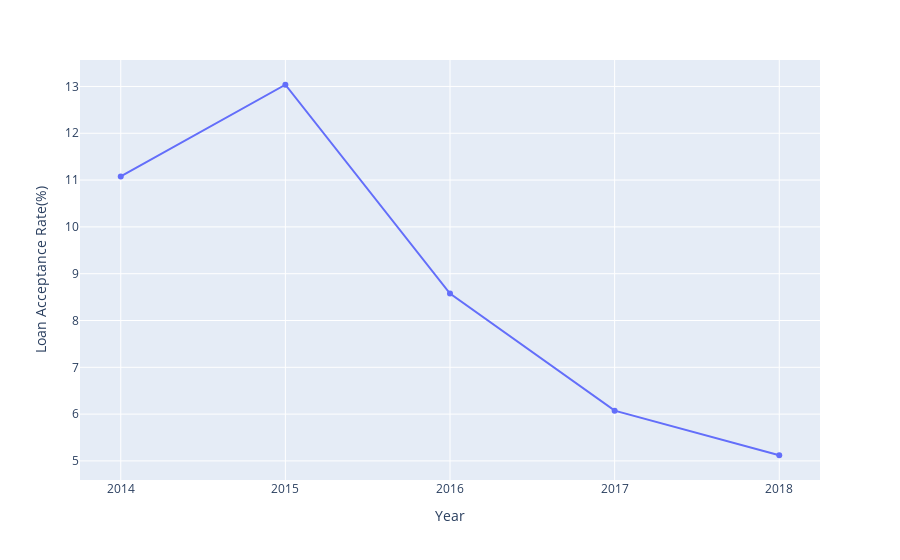

Here is the notebook cell this chart was saved with:
### Code cell
fig = px.line(        
        df_accr,
        x = 'year', #Columns from the data frame
        y = 'Acceptance Rate',
#        title = 'Loan Acceptance Rate by Race',
        markers = True,
        labels = { 'year':'Year', 'Acceptance Rate': 'Loan Acceptance Rate(%)',}
)

fig.show()

### Figure 1 — Plotly figure (JSON) as saved in the notebook; plotly's stock layout.template omitted (floating-point values rounded to 4 significant figures)
{"data": [{"hovertemplate": "Year=%{x}<br>Loan Acceptance Rate(%)=%{y}<extra></extra>", "legendgroup": "", "line": {"color": "#636efa", "dash": "solid"}, "marker": {"symbol": "circle"}, "mode": "lines+markers", "name": "", "orientation": "v", "showlegend": false, "type": "scatter", "x": ["2014", "2015", "2016", "2017", "2018"], "xaxis": "x", "y": [11.08, 13.04, 8.574, 6.075, 5.121], "yaxis": "y"}], "layout": {"autosize": true, "dragmode": "pan", "legend": {"tracegroupgap": 0}, "margin": {"t": 60}, "xaxis": {"anchor": "y", "autorange": true, "domain": [0, 1], "range": [-0.248, 4.248], "title": {"text": "Year"}, "type": "category"}, "yaxis": {"anchor": "x", "autorange": true, "domain": [0, 1], "range": [4.509, 13.65], "title": {"text": "Loan Acceptance Rate(%)"}, "type": "linear"}}}
